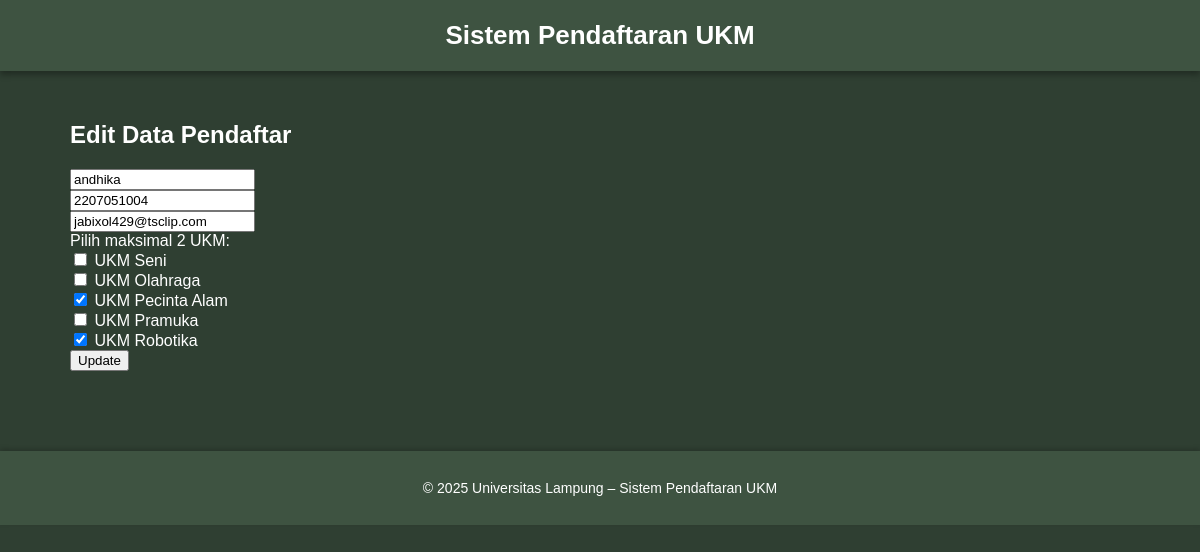
The app's page /ukm/edit.php?id=6 with its own data.
### tables this page shows
CREATE TABLE `pendaftar` (
  `id` int(11) NOT NULL,
  `nama` varchar(100) NOT NULL,
  `npm` varchar(15) NOT NULL,
  `email` varchar(100) NOT NULL,
  `ukm1` varchar(50) NOT NULL,
  `ukm2` varchar(50) DEFAULT NULL,
  `waktu_daftar` timestamp NOT NULL DEFAULT current_timestamp()
);

### ukm/edit.php (the view, shortened to what this page needs)
<?php
include 'config/db.php';
include 'templates/header.php';
if (isset($_GET['id'])) {
    $id = $_GET['id'];
    $stmt = $conn->prepare("SELECT * FROM pendaftar WHERE id = ?");
    $stmt->bind_param("i", $id);
    $stmt->execute();
    $result = $stmt->get_result();
    $data = $result->fetch_assoc();
} else {
    die("<div class='box'><h3 style='color:red;'>ID tidak ditemukan.</h3></div>");
}
?>
<div class="box">
  <h2>Edit Data Pendaftar</h2>
  <form method="POST" action="update.php">
    <input type="text" name="nama" value="<?= htmlspecialchars($data['nama']) ?>" required placeholder="Nama"><br>
    <input type="text" name="npm" value="<?= htmlspecialchars($data['npm']) ?>" required placeholder="NPM"><br>
    <input type="email" name="email" value="<?= htmlspecialchars($data['email']) ?>" required placeholder="Email"><br>
    <label>Pilih maksimal 2 UKM:</label><br>
    <?php
    $daftar_ukm = ['UKM Seni', 'UKM Olahraga', 'UKM Pecinta Alam', 'UKM Pramuka', 'UKM Robotika'];
    $ukm_terpilih = [$data['ukm1'], $data['ukm2']];
    foreach ($daftar_ukm as $ukm) {
        $checked = in_array($ukm, $ukm_terpilih) ? 'checked' : '';
        echo "<input type='checkbox' name='ukm[]' value='$ukm' $checked> $ukm<br>";
    }
    ?>
    <input type="submit" value="Update">
  </form>
</div>
<?php include 'templates/footer.php'; ?>

### ukm/templates/header.php (style rules this page uses)
* { box-sizing: border-box; }
body { background-color: #2f3f32; color: white; font-family: Arial, sans-serif; text-align: center; margin: 0; padding: 0; }

### records on screen
pendaftar: nama "andhika", npm "2207051004", email "jabixol429@tsclip.com", ukm1 "UKM Pecinta Alam", ukm2 "UKM Robotika"

### other values on screen
$ukm "UKM Seni"
$ukm "UKM Olahraga"
$ukm "UKM Pramuka"
